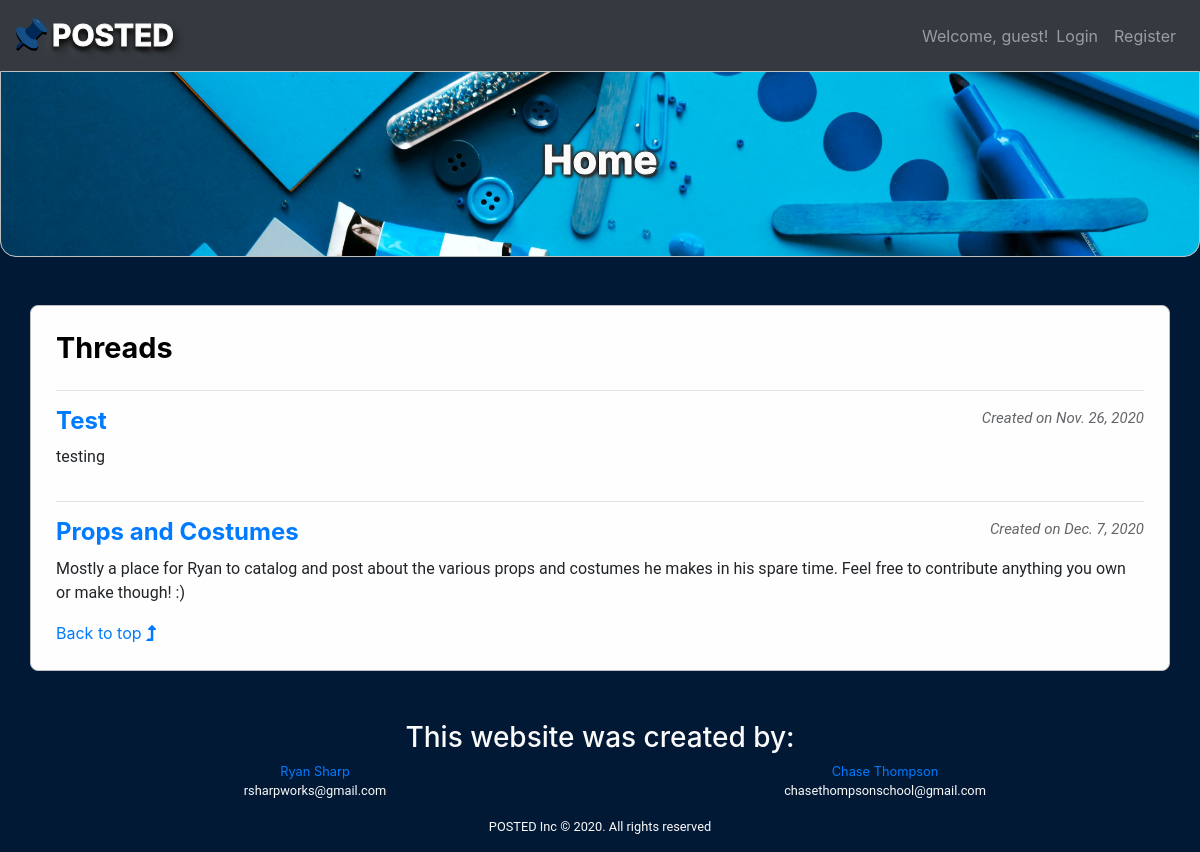
The app's page /, older data.
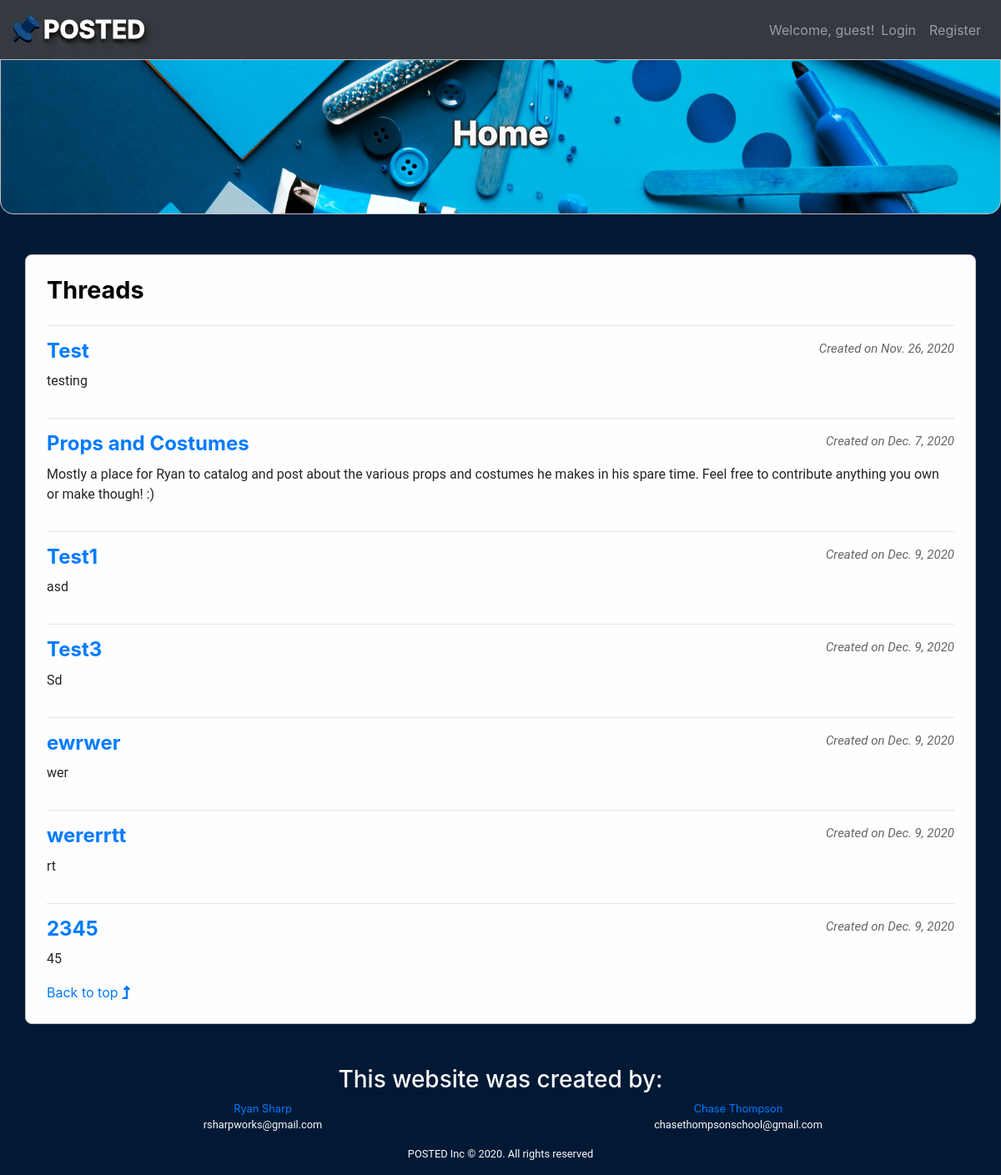
The same page, newer data.
### final/models.py (models this page shows, shortened)
class Thread(models.Model):
    title = models.CharField(max_length=100)
    description = models.TextField(max_length=300)
    created_date = models.DateTimeField(auto_now_add=True)
    last_modified_date = models.DateTimeField(auto_now=True)

### final/views.py (the view)
# urls.py: path('', views.index, name="index"),
def index(request):
    threads = Thread.objects.all()
    context = {'threads': threads}
    return render(request, 'final/home.html', context)

### templates/final/home.html (shortened to what this page needs)
{% extends 'final/base.html' %}
{% block jumbotron %}
    <h1 class="display-5 jumbo-label">Home</h1>
{% endblock %}
{% block body %}
    <div class="row">
        <div class="col-6">
            <h1 class="header">Threads</h1>
        </div>
    </div>
    {% for thread in threads %}
        <hr>
        <div class="row">
            <div class="col-9">
                <a class="a" href="{% url 'thread' thread.id %}">
                    <h1 class="titles">{{ thread.title }}</h1>
                </a>
            </div>
            <div class="col-3 text-right">
                <p class="details">Created on {{ thread.created_date.date }}</p>
            </div>
        </div>
        <div class="row">
            <div class="col-12">
                <p>{{ thread.description }}</p>
            </div>
        </div>
    {% endfor %}
    <a href="#jumbo">Back to top <i class="fas fa-level-up-alt"></i></a>
{% endblock %}

Row changes from the older to the newer data that the page shows:
added Thread: title "Test1", created_date "Dec. 9, 2020", description "asd"
added Thread: title "Test3", created_date "Dec. 9, 2020", description "Sd"
added Thread: title "ewrwer", created_date "Dec. 9, 2020", description "wer"
added Thread: title "wererrtt", created_date "Dec. 9, 2020", description "rt"
added Thread: title "2345", created_date "Dec. 9, 2020", description "45"
